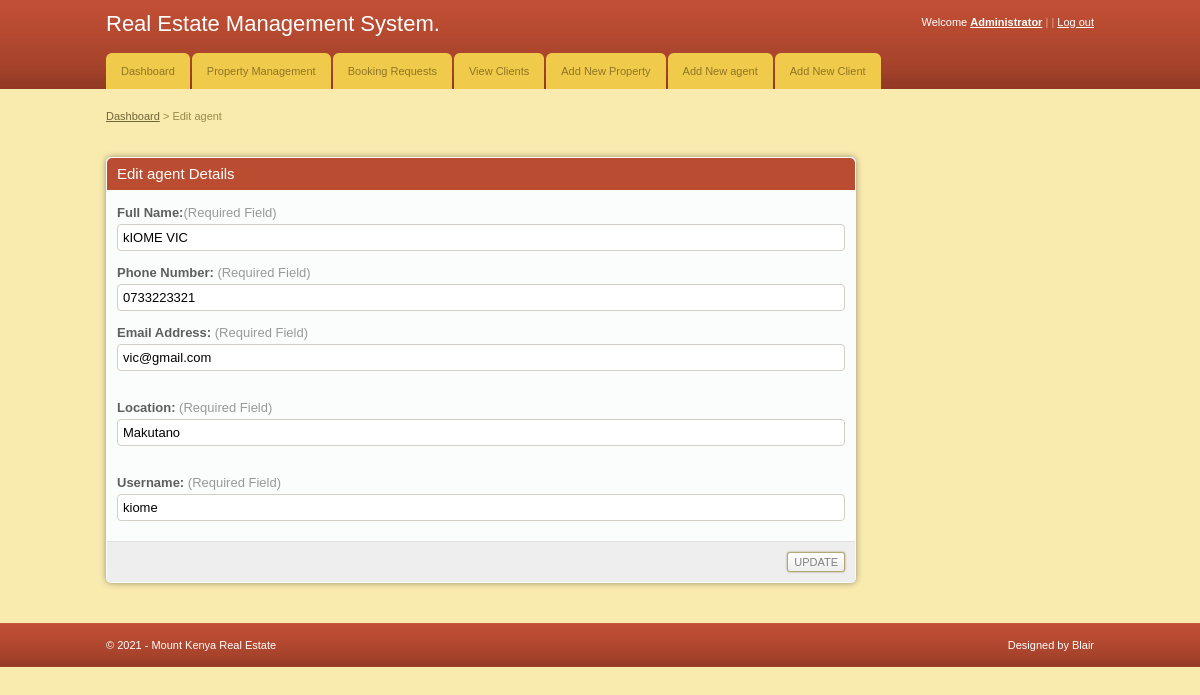
/admin/edit2.php?id=8, run on the app's committed database.
### tables this page shows
CREATE TABLE `agent` (
  `agent_id` int(11) NOT NULL,
  `l_username` varchar(30) NOT NULL,
  `email` varchar(30) NOT NULL,
  `fName` varchar(50) NOT NULL,
  `phonenumber` varchar(10) NOT NULL,
  `gender` varchar(20) NOT NULL,
  `location` varchar(200) NOT NULL,
  `password` varchar(32) NOT NULL
);

### admin/edit2.php (the view, shortened to what this page needs)
<?php
	include '../includes/config.php';
	if(isset($_GET['id']))
	{
	$user_id = $_GET['id'];
	$select = mysqli_query($conn,"SELECT * FROM agent WHERE agent_id = '$user_id'") or die(mysqli_error($conn));
	$selresult = mysqli_fetch_array($select);
	}
?>
<!DOCTYPE html PUBLIC "-//W3C//DTD XHTML 1.0 Transitional//EN" "http://www.w3.org/TR/xhtml1/DTD/xhtml1-transitional.dtd">
<html xmlns="http://www.w3.org/1999/xhtml">
<head>
	<link rel="stylesheet" href="css/style.css" type="text/css" media="all" />
</head>
<body>
<div id="header">
	<div class="shell">
		<?php
			include 'menu.php';
		?>
		</div>
	</div>
<div id="container">
	<div class="shell">
		<div class="small-nav">
			<a href="index.php">Dashboard</a>
			<span>&gt;</span>
			Edit agent
		</div>
		<br />
		<div id="main">
			<div id="content">
				<div class="box">
					<div class="box-head">
						<h2>Edit agent Details</h2>
					</div>
					<form action="agent_edit.php?id=<?php echo $user_id ?>" method="post" enctype="multipart/form-data">
						<div class="form">
								<p>
									<label>Full Name:<span>(Required Field)</span></label>
									<input type="text" class="field size1"value="<?php echo $selresult['fName']; ?>" name="fname" required />
								</p>
                                 <p>
									<label>Phone Number: <span>(Required Field)</span></label>
									<input type="text" class="field size1" value="<?php echo $selresult['phonenumber']; ?>" name="phone" required />
								</p>
								<p>
									<label>Email Address: <span>(Required Field)</span></label>
									<input type="email" class="field size1" name="email"value="<?php echo $selresult['email']; ?>" required />
								</p>
								<p>
						<p>
									<label>Location:  <span>(Required Field)</span></label>
									<input type="text" class="field size1" name="location" value="<?php echo $selresult['location']; ?>" required />
								</p>
					</p>
					<p>
									<label>Username:  <span>(Required Field)</span></label>
									<input type="text" class="field size1" value="<?php echo $selresult['l_username']; ?>"name="username" required />
								</p>
						</div>
						<div class="buttons">
							<input type="submit" class="button" value="UPDATE" name="send" />
						</div>
					</form>
				</div>
			</div>
		</div>
	</div>
</div>
<div id="footer">
	<div class="shell">
		<span class="left">&copy; <?php echo date("Y");?> - Mount Kenya Real Estate</span>
		<span class="right">
			Designed by Blair</a>
		</span>
	</div>
</div>
</body>
</html>

### agent/css/style.css (style rules this page uses)
* { padding:0; margin:0; outline:0; }
body { background:#f9ebae; font-family: Verdana, sans-serif; font-size:11px; line-height:14px; color:#5e5e5e; }
input, textarea, select { font-family: Verdana, sans-serif; font-size:13px; }
.field { border:solid 1px #d3cfc7; background:#fff; padding:5px; }
.button { background:#eee url(images/button.gif) repeat-x 0 0; border:solid 1px #b1a874; color:#7f7f7f; font-size:11px; padding:2px 6px 2px 6px; cursor:pointer; line-height:14px !important; }
a { color:#ba4c32; text-decoration: underline; cursor:pointer; }
.left, .alignleft { float:left; display:inline; }
.right, .alignright { float:right; display:inline; }
h2 { font-size:15px; font-weight: normal; }
.shell { width:988px; margin:0 auto; }
#header { height:89px; background:url(images/header.gif); white-space:nowrap; }
#container { padding:20px 0; }
.small-nav { color:#978b48; padding-bottom:20px; }
.small-nav a { color:#6f6636; }
#content { float:left; width:750px; }
.box { background:#fbfcfc; height:100%; padding:1px; margin-bottom:20px; }
.box-head { background:#ba4c32; height:32px; color:#fff; padding: 0 10px; line-height:32px; white-space:nowrap; border-bottom:solid 1px #fff; }
.form { padding:15px 10px 5px 10px; }
.form label { display:block; font-weight: bold; font-size:13px; padding-bottom:4px; }
.form label span { color:#999; font-weight: normal; }
.form .field { display:block; }
.form p { padding-bottom:15px; }
.size1 { width:716px; }
.buttons { text-align: right; padding:10px; background:#eee; border-top:solid 1px #e0e0e0; }
.buttons .button { margin-left:3px; }
#footer { height:44px; background:url(images/footer.gif); line-height:44px; color:#fff; }
.box { -moz-border-radius:5px; -webkit-border-radius:5px; -moz-box-shadow: 0 0 6px #978f6c; -webkit-box-shadow: 0 0 6px #978f6c; }
.box-head { -moz-border-radius-topleft:5px; -moz-border-radius-topright:5px; -webkit-border-top-left-radius:5px; -webkit-border-top-right-radius:5px; }
.field, .button { -moz-border-radius:4px; -webkit-border-radius:4px; }
.small-field, .button, .pagging a { -moz-border-radius:3px; -webkit-border-radius:3px; }
.button { -moz-box-shadow: 0 0 2px #978f6c; -webkit-box-shadow: 0 0 2px #978f6c; }

### data on the page
agent: phone "0733223321", location "Makutano", username "kiome"
